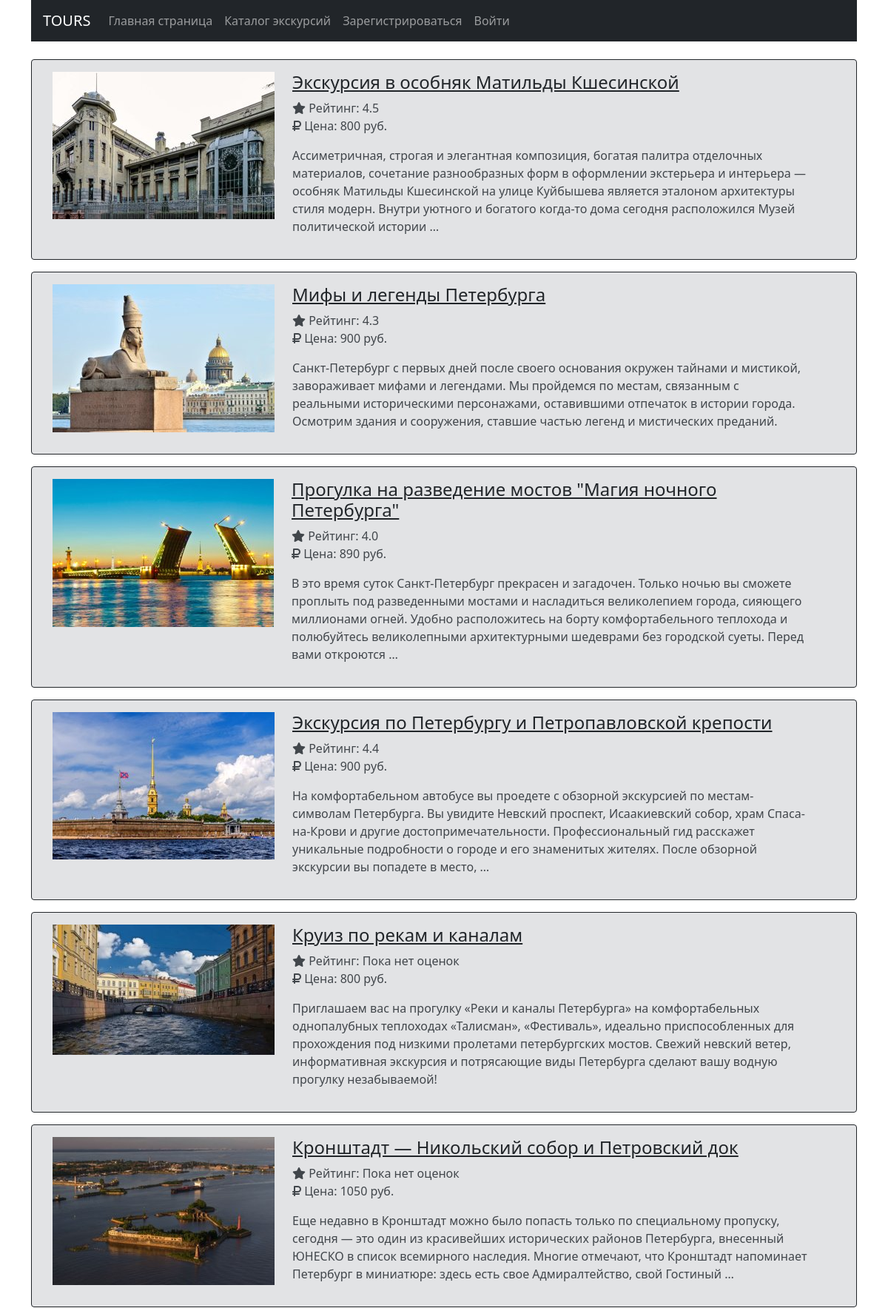
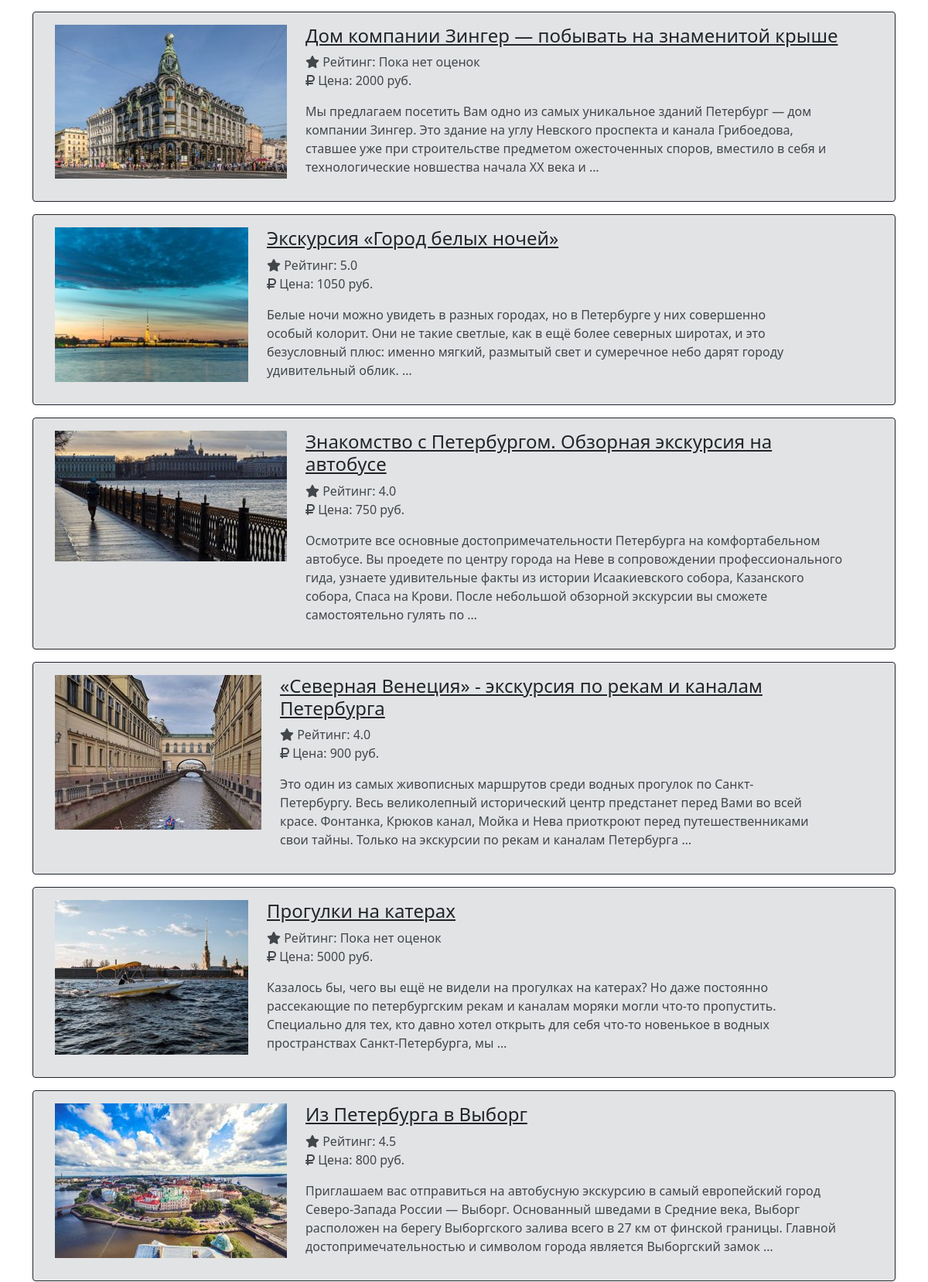
/catalog (upper part), run on the app's committed database (2 pictures, top to bottom).
### main/models.py (models this page shows, shortened)
class Tour(models.Model):
    title = models.CharField('Название', max_length=100)
    description = models.TextField('Описание', blank=True, null=True)
    rating=models.FloatField(blank=True,null=True, default=0)
    slug = models.SlugField(max_length=200, db_index=True)
    image = models.ImageField(upload_to='media', blank=True, null=True)
    thumbnail = models.ImageField(upload_to='media', blank=True, null=True)
    price=models.CharField('Цена', max_length=30, blank=True, null=True, default=0)
    guide = models.ForeignKey(Guide, on_delete=models.SET_NULL, blank=True, null=True, related_name='tours')
    view=models.IntegerField(default=0)
    type=models.CharField(max_length=100, blank=True, null=True)
    duration=models.CharField(max_length=50, blank=True, null=True)
    group=models.CharField(max_length=100, blank=True, null=True)
    def get_absolute_url(self):
        return reverse('tourpage', args=[self.slug, self.id])
    class Meta:
        index_together = (('id', 'slug'),)
        verbose_name="Экскурсия"
        verbose_name_plural="Экскурсии"
    def get_rating(self):
        total=sum(int(rating['rating']) for rating in self.ratings.values())
        if self.ratings.count()>0:
            return total/self.ratings.count()
        else:
            return 0
    def get_thumbnail(self):
        if self.thumbnail:
            return self.thumbnail.url

### main/views.py (the view)
# urls.py: path('catalog', views.tour_cat, name='tour_cat'),
def tour_cat(req):
    tours = Tour.objects.all().order_by('-view')
    context = {'tours': tours}
    return render(req, 'main/tour_cat.html', context)

### main/templates/main/tour_cat.html (shortened to what this page needs)
{% extends 'main/base.html' %}
{% block content %}
    {% for el in tours %}
        <div class="alert alert-secondary border border-dark">
            <div class="container">
                <div class="row">
                    <div class="col-md-auto">
                        <img src="{{ el.get_thumbnail }}" alt="" >
                    </div>
                    <div class="col-md-8">
                        <a href="{{ el.get_absolute_url }}" class="link-dark">
                            <h4>{{ el.title }}</h4>
                        </a>
                        <ul class="list-unstyled">
                            <li><i class="fas fa-star"></i>
                                Рейтинг:
                                {% if el.get_rating == 0 %}Пока нет оценок{% else %}
                                    {{ el.get_rating|floatformat:1 }}{% endif %}</li>
                            <li>
                                <i class="fas fa-ruble-sign"></i>
                                Цена:
                                {{ el.price }} руб.
                            </li>
                        </ul>
                        <p class="font-weight-light">{{ el.description |truncatewords:40 }}</p>
                    </div>
                </div>
            </div>
        </div>
    {% endfor %}
{% endblock %}

### main/templates/main/base.html (shortened to what this page needs)
{% load bootstrap4 %}
{% bootstrap_css %}
{% load static %}
<!DOCTYPE html>
<html lang="ru">
<head>
    <link href="https://cdn.jsdelivr.net/npm/bootstrap@5.0.1/dist/css/bootstrap.min.css" rel="stylesheet"
>
</head>
<body>
<div class="container">
    <nav class="navbar navbar-expand-lg navbar-dark bg-dark">
        <div class="collapse navbar-collapse" id="navbarTogglerDemo02">
            <ul class="navbar-nav mr-auto mt-2 mt-lg-0">
                <a class="navbar-brand" style="color: #ffffff !important" href="{% url 'mainpage' %}">TOURS</a>
                <li class="nav-item">
                    <a class="nav-link" href="{% url 'mainpage' %}">Главная страница</a></li>
                <li class="nav-item">
                    <a class="nav-link" href="{% url 'tour_cat' %}">Каталог экскурсий</a></li>
                {% if request.user.is_authenticated %}
                    <li class="nav-item">
                        <a class="nav-link" href="{% url 'logout' %}">{{ request.user }},выйти </a></li>
                {% else %}
                    <li class="nav-item">
                        <a class="nav-link" id="signup-btn" href="{% url 'register' %}">Зарегистрироваться</a></li>
                    <li class="nav-item">
                        <a class="nav-link" id="login-btn" href="{% url 'login' %}">Войти</a></li>
                {% endif %}
            </ul>
        </div>
    </nav>
    <br/>
        {% block content %}
        {% endblock %}
    </div>
    <br>
</body>
</html>

### data on the page
Tour: get_thumbnail (picture), title "Экскурсия в особняк Матильды Кшесинской", get_rating "4.5", price "800", description "Ассиметричная, строгая и элегантная композиция, богатая палитра отделочных материалов, сочетание разнообразных форм в оформлении экстерьера и интерьера — особняк Матильды Кшесинской на улице Куйбышева является эталоном архитектуры стиля модерн. Внутри уютного и богатого когда-то дома сегодня расположился Музей политической истории …"
Tour: get_thumbnail (picture), title "Мифы и легенды Петербурга", get_rating "4.3", price "900", description "Санкт-Петербург с первых дней после своего основания окружен тайнами и мистикой, завораживает мифами и легендами. Мы пройдемся по местам, связанным с реальными историческими персонажами, оставившими отпечаток в истории города. Осмотрим здания и сооружения, ставшие частью легенд и мистических преданий."
Tour: get_thumbnail (picture), title "Прогулка на разведение мостов \"Магия ночного Петербурга\"", get_rating "4.0", price "890", description "В это время суток Санкт-Петербург прекрасен и загадочен. Только ночью вы сможете проплыть под разведенными мостами и насладиться великолепием города, сияющего миллионами огней. Удобно расположитесь на борту комфортабельного теплохода и полюбуйтесь великолепными архитектурными шедеврами без городской суеты. Перед вами откроются …"
Tour: get_thumbnail (picture), title "Экскурсия по Петербургу и Петропавловской крепости", get_rating "4.4", price "900", description "На комфортабельном автобусе вы проедете с обзорной экскурсией по местам-символам Петербурга. Вы увидите Невский проспект, Исаакиевский собор, храм Спаса-на-Крови и другие достопримечательности. Профессиональный гид расскажет уникальные подробности о городе и его знаменитых жителях. После обзорной экскурсии вы попадете в место, …"
Tour: get_thumbnail (picture), title "Круиз по рекам и каналам", shows "Пока нет оценок", price "800", description "Приглашаем вас на прогулку «Реки и каналы Петербурга» на комфортабельных однопалубных теплоходах «Талисман», «Фестиваль», идеально приспособленных для прохождения под низкими пролетами петербургских мостов. Свежий невский ветер, информативная экскурсия и потрясающие виды Петербурга сделают вашу водную прогулку незабываемой!"
Tour: get_thumbnail (picture), title "Кронштадт — Никольский собор и Петровский док", shows "Пока нет оценок", price "1050", description "Еще недавно в Кронштадт можно было попасть только по специальному пропуску, сегодня — это один из красивейших исторических районов Петербурга, внесенный ЮНЕСКО в список всемирного наследия. Многие отмечают, что Кронштадт напоминает Петербург в миниатюре: здесь есть свое Адмиралтейство, свой Гостиный …"
Tour: get_thumbnail (picture), title "Дом компании Зингер — побывать на знаменитой крыше", shows "Пока нет оценок", price "2000", description "Мы предлагаем посетить Вам одно из самых уникальное зданий Петербург — дом компании Зингер. Это здание на углу Невского проспекта и канала Грибоедова, ставшее уже при строительстве предметом ожесточенных споров, вместило в себя и технологические новшества начала XX века и …"
Tour: get_thumbnail (picture), title "Экскурсия «Город белых ночей»", get_rating "5.0", price "1050", description "Белые ночи можно увидеть в разных городах, но в Петербурге у них совершенно особый колорит. Они не такие светлые, как в ещё более северных широтах, и это безусловный плюс: именно мягкий, размытый свет и сумеречное небо дарят городу удивительный облик. …"
Tour: get_thumbnail (picture), title "Знакомство с Петербургом. Обзорная экскурсия на автобусе", get_rating "4.0", price "750", description "Осмотрите все основные достопримечательности Петербурга на комфортабельном автобусе. Вы проедете по центру города на Неве в сопровождении профессионального гида, узнаете удивительные факты из истории Исаакиевского собора, Казанского собора, Спаса на Крови. После небольшой обзорной экскурсии вы сможете самостоятельно гулять по …"
Tour: get_thumbnail (picture), title "«Северная Венеция» - экскурсия по рекам и каналам Петербурга", get_rating "4.0", price "900", description "Это один из самых живописных маршрутов среди водных прогулок по Санкт-Петербургу. Весь великолепный исторический центр предстанет перед Вами во всей красе. Фонтанка, Крюков канал, Мойка и Нева приоткроют перед путешественниками свои тайны. Только на экскурсии по рекам и каналам Петербурга …"
Tour: get_thumbnail (picture), title "Прогулки на катерах", shows "Пока нет оценок", price "5000", description "Казалось бы, чего вы ещё не видели на прогулках на катерах? Но даже постоянно рассекающие по петербургским рекам и каналам моряки могли что-то пропустить. Специально для тех, кто давно хотел открыть для себя что-то новенькое в водных пространствах Санкт-Петербурга, мы …"
Tour: get_thumbnail (picture), title "Из Петербурга в Выборг", get_rating "4.5", price "800", description "Приглашаем вас отправиться на автобусную экскурсию в самый европейский город Северо-Запада России — Выборг. Основанный шведами в Средние века, Выборг расположен на берегу Выборгского залива всего в 27 км от финской границы. Главной достопримечательностью и символом города является Выборгский замок …"
